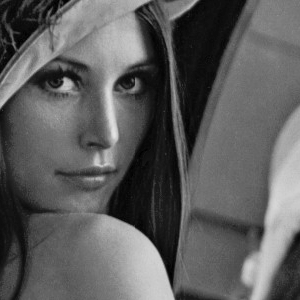
#> input picture EXERCISE3/q1.tif, 300 x 300 px
$ python EXE3_B150343CS_BASTIAN_1.py
#> lines starting #> are read from the running program, lines starting #| are printed output that depends on the picture
import numpy as np
import matplotlib.pyplot as plt
import cv2
from pylab import *
img=cv2.imread('q1.tif',0)
#> img is the input picture: shape (300, 300); min 0, max 228, mean 93.3
T_U_X=np.zeros(img.shape,dtype=complex)
n=img.shape[0]
#> n = 300
for u in range(n):
	for x in range(n):
		T_U_X[u][x]=1/np.sqrt(n)*(np.cos(-2/n*np.pi*u*x)+1j*np.sin(-2/n*np.pi*u*x))

fourier=np.dot(np.dot(T_U_X,img),T_U_X)
fourier_real=np.real(fourier)
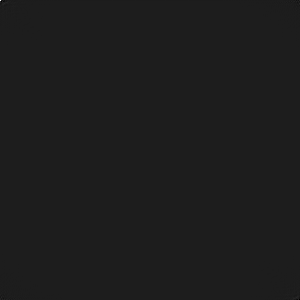
#> fourier_real: shape (300, 300) float64; min -3627.7, max 27975, mean 0.1; drawn with min black and max white
print("fourier:",fourier)
#> (printed output is left out)
#magnetic spectrum
magnitude_spectrum=np.abs(fourier)

#phase spectrum
phase_spectrum=np.angle(fourier)
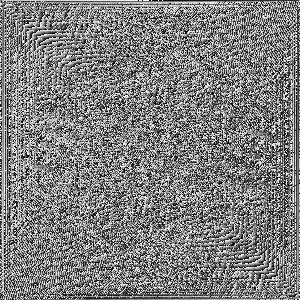
#> phase_spectrum: shape (300, 300) float64; min -3.14, max 3.14, mean -3.49e-05; drawn with min black and max white
print(phase_spectrum)
#> (printed output is left out)
phase_spectrum_magnitude=np.exp(phase_spectrum)
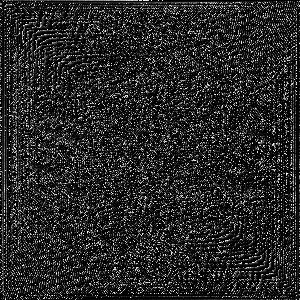
#> phase_spectrum_magnitude: shape (300, 300) float64; min 0.0432, max 23.14, mean 3.8; drawn with min black and max white
#double_magnitude_spectrum
double=magnitude_spectrum*2

#inverse_discete_fourier
I_T_U_X=np.conjugate(T_U_X)
image_from_fourier=np.abs(np.dot(np.dot(I_T_U_X,fourier),I_T_U_X))
print(np.dot(I_T_U_X,I_T_U_X))
#> (printed output is left out)


#image from phase spectrum
image_from_phase=np.abs(np.dot(np.dot(I_T_U_X,magnitude_spectrum),I_T_U_X))

#saving all images
cv2.imwrite("1_a.jpg",np.real(fourier))
cv2.imwrite("1_b.jpg",np.log(magnitude_spectrum))
cv2.imwrite("1_c.jpg",phase_spectrum)
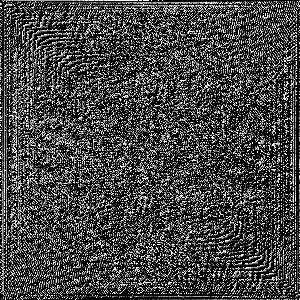
#> saved as 1_c.jpg: shape (300, 300); min 0, max 3, mean 0.801; drawn with min black and max white
cv2.imwrite("1_d.jpg",double)
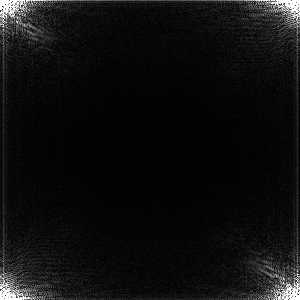
#> saved as 1_d.jpg: shape (300, 300); min 0, max 255, mean 15.2
cv2.imwrite("1_e.jpg",image_from_fourier)
cv2.imwrite("1_f.jpg",np.real(image_from_phase))
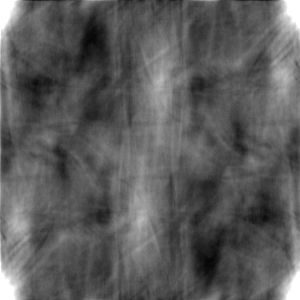
#> saved as 1_f.jpg: shape (300, 300); min 4, max 255, mean 91.4
#display of images
fig=plt.figure(figsize=(10,10))
fig.add_subplot(331)
img=cv2.imread("q1.tif",0)
plt.imshow(img,cmap='gray'),plt.title('Input'), plt.xticks([]), plt.yticks([])
fig.add_subplot(332)
img=cv2.imread("1_a.jpg",0)
#> img: shape (300, 300); min 0, max 255, mean 2.7
plt.imshow(img,cmap='gray'),plt.title('Fourier Transform'), plt.xticks([]), plt.yticks([])
fig.add_subplot(333)
img=cv2.imread("1_b.jpg",0)
#> img: shape (300, 300); min 0, max 10, mean 1.23
plt.imshow(img,cmap='gray'),plt.title('Magnitude Spectrum'), plt.xticks([]), plt.yticks([])
fig.add_subplot(334)
img=cv2.imread("1_c.jpg",0)
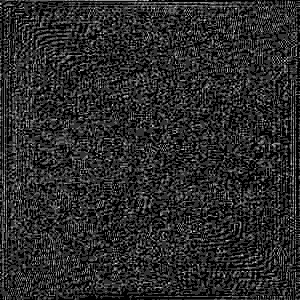
#> img: shape (300, 300); min 0, max 5, mean 0.835; drawn with min black and max white
plt.imshow(img,cmap='gray'),plt.title('Phase Spectrum'), plt.xticks([]), plt.yticks([])
fig.add_subplot(335)
img=cv2.imread("1_d.jpg",0)
#> img: shape (300, 300); min 0, max 255, mean 15.2
plt.imshow(img,cmap='gray'),plt.title('2 x Magnetic Spectrum'), plt.xticks([]), plt.yticks([])
fig.add_subplot(336)
img=cv2.imread("1_e.jpg",0)
#> img: shape (300, 300); min 0, max 228, mean 93.2
plt.imshow(img,cmap='gray'),plt.title('IDFT'), plt.xticks([]), plt.yticks([])
fig.add_subplot(337)
img=cv2.imread("1_f.jpg",0)
#> img: shape (300, 300); min 4, max 255, mean 91.4
plt.imshow(img,cmap='gray'),plt.title('Removing phase spectrum'), plt.xticks([]), plt.yticks([])
plt.show()

$ run again, with EXERCISE3/Q4.tif copied over EXERCISE3/q1.tif
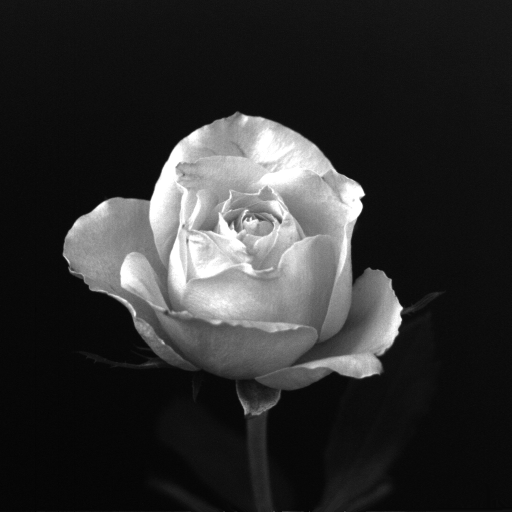
#> input picture EXERCISE3/Q4.tif, 1024 x 1024 px (shown at 1/2 size)
#> img is the input picture: shape (1024, 1024); min 0, max 255, mean 46.8
#> (printed output is left out)
#> (printed output is left out)
#> (printed output is left out)
#> `cv2.imwrite("1_c.jpg",phase_spectrum)`:
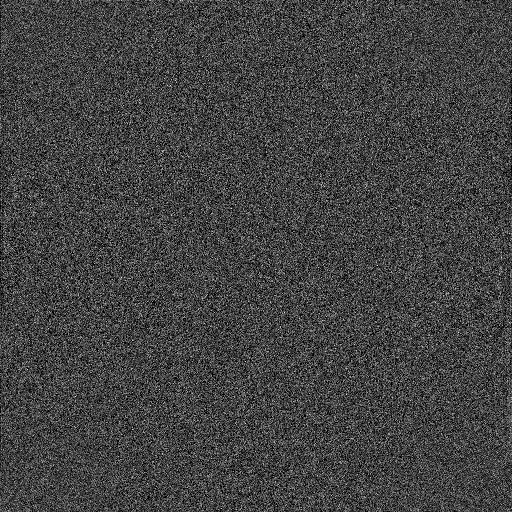
#> saved as 1_c.jpg: shape (1024, 1024) (shown at 1/2 size); min 0, max 3, mean 0.784; drawn with min black and max white
#> `cv2.imwrite("1_f.jpg",np.real(image_from_phase))`:
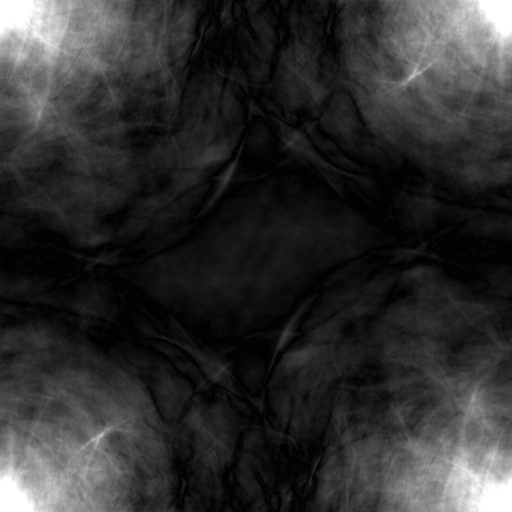
#> saved as 1_f.jpg: shape (1024, 1024) (shown at 1/2 size); min 0, max 255, mean 47.2
